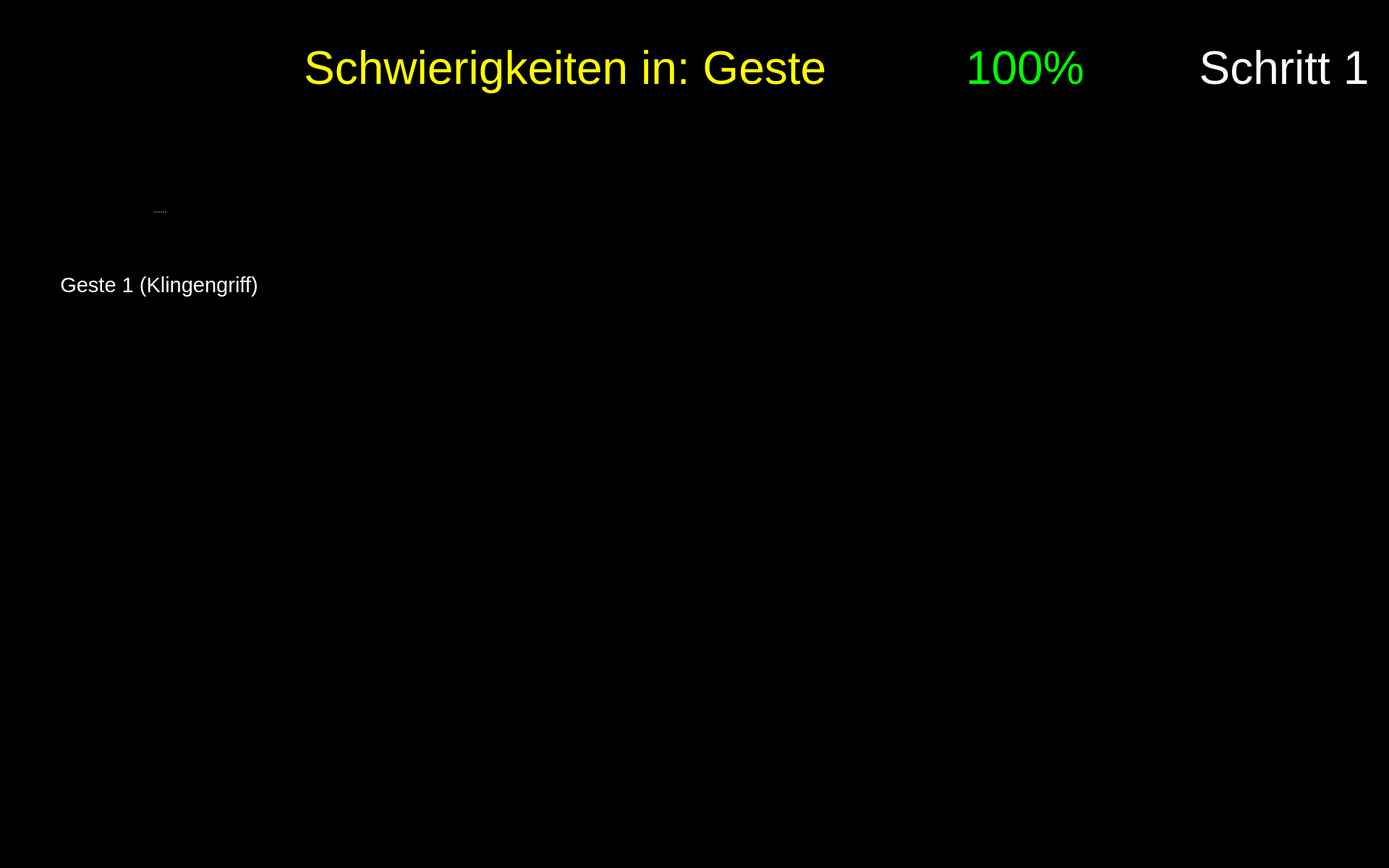
<?xml version="1.0" encoding="UTF-8"?>
<ui version="4.0">
 <class>Form</class>
 <widget class="QWidget" name="Form">
  <property name="geometry">
   <rect>
    <x>0</x>
    <y>0</y>
    <width>1920</width>
    <height>1200</height>
   </rect>
  </property>
  <property name="maximumSize">
   <size>
    <width>1920</width>
    <height>1200</height>
   </size>
  </property>
  <property name="windowTitle">
   <string>Form</string>
  </property>
  <property name="styleSheet">
   <string notr="true">background-color: rgb(0, 0, 0);</string>
  </property>
  <widget class="QLabel" name="label_plot_1">
   <property name="geometry">
    <rect>
     <x>490</x>
     <y>180</y>
     <width>850</width>
     <height>340</height>
    </rect>
   </property>
   <property name="maximumSize">
    <size>
     <width>1200</width>
     <height>480</height>
    </size>
   </property>
   <property name="font">
    <font>
     <pointsize>48</pointsize>
    </font>
   </property>
   <property name="styleSheet">
    <string notr="true">color: rgb(255, 255, 255);</string>
   </property>
   <property name="text">
    <string/>
   </property>
   <property name="scaledContents">
    <bool>true</bool>
   </property>
  </widget>
  <widget class="QWidget" name="widget_score" native="true">
   <property name="geometry">
    <rect>
     <x>1180</x>
     <y>20</y>
     <width>450</width>
     <height>150</height>
    </rect>
   </property>
   <widget class="QWidget" name="horizontalLayoutWidget_2">
    <property name="geometry">
     <rect>
      <x>-1</x>
      <y>-1</y>
      <width>451</width>
      <height>152</height>
     </rect>
    </property>
    <layout class="QHBoxLayout" name="horizontalLayout_2">
     <item>
      <widget class="QLabel" name="score_flag">
       <property name="enabled">
        <bool>true</bool>
       </property>
       <property name="sizePolicy">
        <sizepolicy hsizetype="Preferred" vsizetype="Preferred">
         <horstretch>0</horstretch>
         <verstretch>0</verstretch>
        </sizepolicy>
       </property>
       <property name="maximumSize">
        <size>
         <width>150</width>
         <height>150</height>
        </size>
       </property>
       <property name="text">
        <string/>
       </property>
       <property name="pixmap">
        <pixmap resource="resources/res.qrc">:/img/Score Flag.svg</pixmap>
       </property>
      </widget>
     </item>
     <item>
      <widget class="QLabel" name="label_text_score">
       <property name="font">
        <font>
         <pointsize>48</pointsize>
        </font>
       </property>
       <property name="styleSheet">
        <string notr="true">color: rgb(0, 255, 0);</string>
       </property>
       <property name="text">
        <string>&lt;html&gt;&lt;head/&gt;&lt;body&gt;&lt;p&gt;&lt;span style=&quot; color:#00ff00;&quot;&gt;100%&lt;/span&gt;&lt;/p&gt;&lt;/body&gt;&lt;/html&gt;</string>
       </property>
       <property name="alignment">
        <set>Qt::AlignLeading|Qt::AlignLeft|Qt::AlignVCenter</set>
       </property>
       <property name="wordWrap">
        <bool>true</bool>
       </property>
      </widget>
     </item>
    </layout>
   </widget>
  </widget>
  <widget class="QLabel" name="icon_newbie_1">
   <property name="enabled">
    <bool>true</bool>
   </property>
   <property name="geometry">
    <rect>
     <x>490</x>
     <y>380</y>
     <width>100</width>
     <height>100</height>
    </rect>
   </property>
   <property name="sizePolicy">
    <sizepolicy hsizetype="Preferred" vsizetype="Preferred">
     <horstretch>0</horstretch>
     <verstretch>0</verstretch>
    </sizepolicy>
   </property>
   <property name="maximumSize">
    <size>
     <width>100</width>
     <height>100</height>
    </size>
   </property>
   <property name="text">
    <string/>
   </property>
   <property name="pixmap">
    <pixmap resource="resources/res.qrc">:/img/Icon User.png</pixmap>
   </property>
   <property name="scaledContents">
    <bool>true</bool>
   </property>
  </widget>
  <widget class="QLabel" name="icon_expert_1">
   <property name="enabled">
    <bool>true</bool>
   </property>
   <property name="geometry">
    <rect>
     <x>490</x>
     <y>220</y>
     <width>100</width>
     <height>100</height>
    </rect>
   </property>
   <property name="sizePolicy">
    <sizepolicy hsizetype="Preferred" vsizetype="Preferred">
     <horstretch>0</horstretch>
     <verstretch>0</verstretch>
    </sizepolicy>
   </property>
   <property name="maximumSize">
    <size>
     <width>100</width>
     <height>100</height>
    </size>
   </property>
   <property name="text">
    <string/>
   </property>
   <property name="pixmap">
    <pixmap resource="resources/res.qrc">:/img/Icon Expert.png</pixmap>
   </property>
   <property name="scaledContents">
    <bool>true</bool>
   </property>
  </widget>
  <widget class="QPushButton" name="button_exit">
   <property name="enabled">
    <bool>true</bool>
   </property>
   <property name="geometry">
    <rect>
     <x>1760</x>
     <y>1040</y>
     <width>150</width>
     <height>150</height>
    </rect>
   </property>
   <property name="minimumSize">
    <size>
     <width>81</width>
     <height>81</height>
    </size>
   </property>
   <property name="maximumSize">
    <size>
     <width>150</width>
     <height>150</height>
    </size>
   </property>
   <property name="cursor">
    <cursorShape>OpenHandCursor</cursorShape>
   </property>
   <property name="focusPolicy">
    <enum>Qt::WheelFocus</enum>
   </property>
   <property name="contextMenuPolicy">
    <enum>Qt::DefaultContextMenu</enum>
   </property>
   <property name="icon">
    <iconset resource="resources/res.qrc">
     <normaloff>:/buttons/Button Exit.svg</normaloff>:/buttons/Button Exit.svg</iconset>
   </property>
   <property name="iconSize">
    <size>
     <width>144</width>
     <height>144</height>
    </size>
   </property>
   <property name="autoDefault">
    <bool>false</bool>
   </property>
   <property name="default">
    <bool>false</bool>
   </property>
   <property name="flat">
    <bool>true</bool>
   </property>
  </widget>
  <widget class="QPushButton" name="button_nav_right">
   <property name="enabled">
    <bool>true</bool>
   </property>
   <property name="geometry">
    <rect>
     <x>960</x>
     <y>560</y>
     <width>150</width>
     <height>150</height>
    </rect>
   </property>
   <property name="minimumSize">
    <size>
     <width>81</width>
     <height>81</height>
    </size>
   </property>
   <property name="maximumSize">
    <size>
     <width>150</width>
     <height>150</height>
    </size>
   </property>
   <property name="cursor">
    <cursorShape>OpenHandCursor</cursorShape>
   </property>
   <property name="focusPolicy">
    <enum>Qt::WheelFocus</enum>
   </property>
   <property name="contextMenuPolicy">
    <enum>Qt::DefaultContextMenu</enum>
   </property>
   <property name="layoutDirection">
    <enum>Qt::LeftToRight</enum>
   </property>
   <property name="autoFillBackground">
    <bool>false</bool>
   </property>
   <property name="styleSheet">
    <string notr="true"/>
   </property>
   <property name="icon">
    <iconset resource="resources/res.qrc">
     <normaloff>:/buttons/Button Right.svg</normaloff>:/buttons/Button Right.svg</iconset>
   </property>
   <property name="iconSize">
    <size>
     <width>144</width>
     <height>144</height>
    </size>
   </property>
   <property name="autoDefault">
    <bool>false</bool>
   </property>
   <property name="default">
    <bool>false</bool>
   </property>
   <property name="flat">
    <bool>true</bool>
   </property>
  </widget>
  <widget class="QPushButton" name="button_nav_left">
   <property name="enabled">
    <bool>true</bool>
   </property>
   <property name="geometry">
    <rect>
     <x>800</x>
     <y>560</y>
     <width>150</width>
     <height>150</height>
    </rect>
   </property>
   <property name="minimumSize">
    <size>
     <width>81</width>
     <height>81</height>
    </size>
   </property>
   <property name="maximumSize">
    <size>
     <width>150</width>
     <height>150</height>
    </size>
   </property>
   <property name="cursor">
    <cursorShape>OpenHandCursor</cursorShape>
   </property>
   <property name="focusPolicy">
    <enum>Qt::WheelFocus</enum>
   </property>
   <property name="contextMenuPolicy">
    <enum>Qt::DefaultContextMenu</enum>
   </property>
   <property name="layoutDirection">
    <enum>Qt::LeftToRight</enum>
   </property>
   <property name="autoFillBackground">
    <bool>false</bool>
   </property>
   <property name="styleSheet">
    <string notr="true"/>
   </property>
   <property name="icon">
    <iconset resource="resources/res.qrc">
     <normaloff>:/buttons/Button Left.svg</normaloff>:/buttons/Button Left.svg</iconset>
   </property>
   <property name="iconSize">
    <size>
     <width>144</width>
     <height>144</height>
    </size>
   </property>
   <property name="autoDefault">
    <bool>false</bool>
   </property>
   <property name="default">
    <bool>false</bool>
   </property>
   <property name="flat">
    <bool>true</bool>
   </property>
  </widget>
  <widget class="QLabel" name="icon_reaction_1">
   <property name="enabled">
    <bool>true</bool>
   </property>
   <property name="geometry">
    <rect>
     <x>1400</x>
     <y>250</y>
     <width>200</width>
     <height>200</height>
    </rect>
   </property>
   <property name="sizePolicy">
    <sizepolicy hsizetype="Preferred" vsizetype="Preferred">
     <horstretch>0</horstretch>
     <verstretch>0</verstretch>
    </sizepolicy>
   </property>
   <property name="maximumSize">
    <size>
     <width>200</width>
     <height>200</height>
    </size>
   </property>
   <property name="text">
    <string/>
   </property>
   <property name="scaledContents">
    <bool>true</bool>
   </property>
  </widget>
  <widget class="QLabel" name="image_step">
   <property name="geometry">
    <rect>
     <x>1650</x>
     <y>170</y>
     <width>250</width>
     <height>250</height>
    </rect>
   </property>
   <property name="font">
    <font>
     <pointsize>48</pointsize>
    </font>
   </property>
   <property name="styleSheet">
    <string notr="true">color: rgb(255, 255, 255);</string>
   </property>
   <property name="text">
    <string/>
   </property>
   <property name="pixmap">
    <pixmap resource="resources/res.qrc">:/detected steps/Detected Step1_Button.png</pixmap>
   </property>
   <property name="alignment">
    <set>Qt::AlignCenter</set>
   </property>
   <property name="wordWrap">
    <bool>true</bool>
   </property>
  </widget>
  <widget class="QLabel" name="label_trouble">
   <property name="geometry">
    <rect>
     <x>260</x>
     <y>20</y>
     <width>900</width>
     <height>150</height>
    </rect>
   </property>
   <property name="font">
    <font>
     <family>Arial</family>
     <pointsize>48</pointsize>
     <weight>9</weight>
     <italic>false</italic>
     <bold>false</bold>
    </font>
   </property>
   <property name="styleSheet">
    <string notr="true">font: 75 48pt &quot;Arial&quot;;
color: rgb(255, 255, 0);</string>
   </property>
   <property name="text">
    <string>Schwierigkeiten in: Geste </string>
   </property>
   <property name="textFormat">
    <enum>Qt::RichText</enum>
   </property>
   <property name="alignment">
    <set>Qt::AlignRight|Qt::AlignTrailing|Qt::AlignVCenter</set>
   </property>
   <property name="wordWrap">
    <bool>true</bool>
   </property>
  </widget>
  <widget class="QLabel" name="label_text_step">
   <property name="geometry">
    <rect>
     <x>1650</x>
     <y>20</y>
     <width>250</width>
     <height>150</height>
    </rect>
   </property>
   <property name="font">
    <font>
     <family>Arial</family>
     <pointsize>48</pointsize>
     <weight>9</weight>
     <italic>false</italic>
     <bold>false</bold>
    </font>
   </property>
   <property name="styleSheet">
    <string notr="true">font: 75 48pt &quot;Arial&quot;;
color: rgb(255, 255, 255);</string>
   </property>
   <property name="text">
    <string>Schritt 1</string>
   </property>
   <property name="textFormat">
    <enum>Qt::RichText</enum>
   </property>
   <property name="alignment">
    <set>Qt::AlignCenter</set>
   </property>
   <property name="wordWrap">
    <bool>true</bool>
   </property>
  </widget>
  <widget class="QSplitter" name="splitter_2">
   <property name="geometry">
    <rect>
     <x>60</x>
     <y>210</y>
     <width>320</width>
     <height>282</height>
    </rect>
   </property>
   <property name="orientation">
    <enum>Qt::Vertical</enum>
   </property>
   <widget class="QLabel" name="image_required_1">
    <property name="maximumSize">
     <size>
      <width>320</width>
      <height>240</height>
     </size>
    </property>
    <property name="text">
     <string/>
    </property>
    <property name="pixmap">
     <pixmap resource="resources/res.qrc">:/img/left_step1_gesture1.png</pixmap>
    </property>
    <property name="scaledContents">
     <bool>true</bool>
    </property>
   </widget>
   <widget class="QLabel" name="text_required_1">
    <property name="font">
     <font>
      <family>Arial</family>
      <pointsize>22</pointsize>
      <weight>9</weight>
      <italic>false</italic>
      <bold>false</bold>
     </font>
    </property>
    <property name="styleSheet">
     <string notr="true">font: 75 22pt &quot;Arial&quot;;
color: rgb(255, 255, 255);</string>
    </property>
    <property name="text">
     <string>Geste 1 (Klingengriff)</string>
    </property>
    <property name="textFormat">
     <enum>Qt::PlainText</enum>
    </property>
    <property name="alignment">
     <set>Qt::AlignCenter</set>
    </property>
    <property name="wordWrap">
     <bool>true</bool>
    </property>
   </widget>
  </widget>
 </widget>
 <resources>
  <include location="resources/res.qrc"/>
 </resources>
 <connections/>
</ui>
